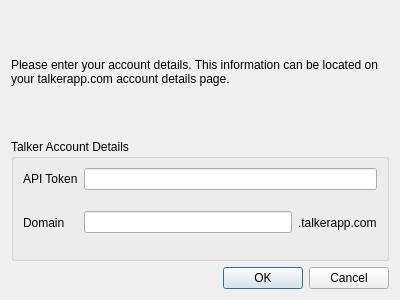
<?xml version="1.0" encoding="UTF-8"?>
<ui version="4.0">
 <class>AccountEditDialog</class>
 <widget class="QDialog" name="AccountEditDialog">
  <property name="geometry">
   <rect>
    <x>0</x>
    <y>0</y>
    <width>400</width>
    <height>300</height>
   </rect>
  </property>
  <property name="windowTitle">
   <string>Dialog</string>
  </property>
  <layout class="QVBoxLayout" name="verticalLayout">
   <item>
    <widget class="QLabel" name="label_4">
     <property name="text">
      <string>Please enter your account details. This information can be located on your talkerapp.com account details page.</string>
     </property>
     <property name="wordWrap">
      <bool>true</bool>
     </property>
    </widget>
   </item>
   <item>
    <widget class="QGroupBox" name="groupBox">
     <property name="title">
      <string>Talker Account Details</string>
     </property>
     <layout class="QGridLayout" name="gridLayout">
      <item row="0" column="0">
       <widget class="QLabel" name="label">
        <property name="text">
         <string>API Token</string>
        </property>
        <property name="buddy">
         <cstring>le_token</cstring>
        </property>
       </widget>
      </item>
      <item row="0" column="1">
       <widget class="QLineEdit" name="le_token"/>
      </item>
      <item row="1" column="0">
       <widget class="QLabel" name="label_2">
        <property name="text">
         <string>Domain</string>
        </property>
        <property name="buddy">
         <cstring>le_domain</cstring>
        </property>
       </widget>
      </item>
      <item row="1" column="1">
       <layout class="QHBoxLayout" name="horizontalLayout">
        <item>
         <widget class="QLineEdit" name="le_domain">
          <property name="inputMask">
           <string/>
          </property>
          <property name="text">
           <string/>
          </property>
         </widget>
        </item>
        <item>
         <widget class="QLabel" name="label_3">
          <property name="text">
           <string>.talkerapp.com</string>
          </property>
         </widget>
        </item>
       </layout>
      </item>
     </layout>
    </widget>
   </item>
   <item>
    <layout class="QHBoxLayout" name="horizontalLayout_2">
     <item>
      <spacer name="horizontalSpacer">
       <property name="orientation">
        <enum>Qt::Horizontal</enum>
       </property>
       <property name="sizeHint" stdset="0">
        <size>
         <width>40</width>
         <height>20</height>
        </size>
       </property>
      </spacer>
     </item>
     <item>
      <widget class="QDialogButtonBox" name="buttonBox">
       <property name="orientation">
        <enum>Qt::Horizontal</enum>
       </property>
       <property name="standardButtons">
        <set>QDialogButtonBox::Cancel|QDialogButtonBox::Ok</set>
       </property>
      </widget>
     </item>
    </layout>
   </item>
  </layout>
 </widget>
 <tabstops>
  <tabstop>le_token</tabstop>
  <tabstop>le_domain</tabstop>
  <tabstop>buttonBox</tabstop>
 </tabstops>
 <resources/>
 <connections>
  <connection>
   <sender>buttonBox</sender>
   <signal>accepted()</signal>
   <receiver>AccountEditDialog</receiver>
   <slot>accept()</slot>
   <hints>
    <hint type="sourcelabel">
     <x>248</x>
     <y>254</y>
    </hint>
    <hint type="destinationlabel">
     <x>157</x>
     <y>274</y>
    </hint>
   </hints>
  </connection>
  <connection>
   <sender>buttonBox</sender>
   <signal>rejected()</signal>
   <receiver>AccountEditDialog</receiver>
   <slot>reject()</slot>
   <hints>
    <hint type="sourcelabel">
     <x>316</x>
     <y>260</y>
    </hint>
    <hint type="destinationlabel">
     <x>286</x>
     <y>274</y>
    </hint>
   </hints>
  </connection>
 </connections>
</ui>
